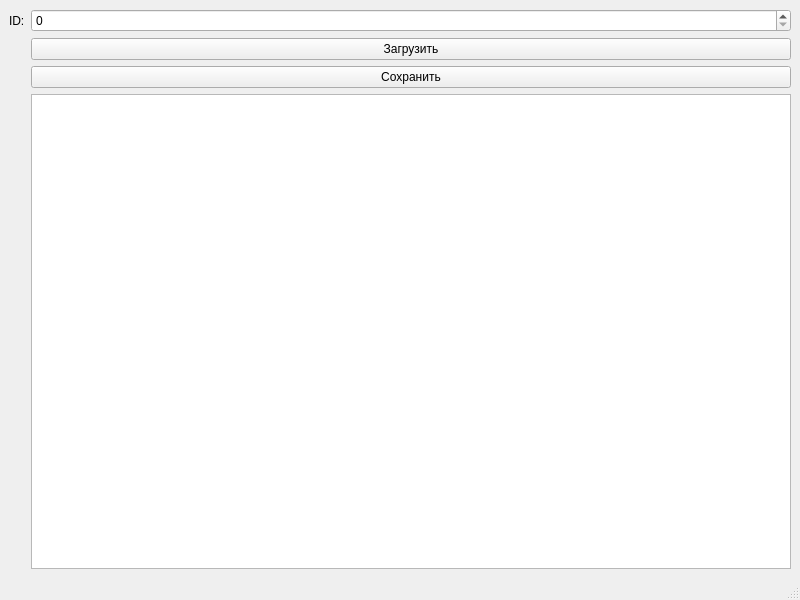
<?xml version="1.0" encoding="UTF-8"?>
<ui version="4.0">
 <class>MainWindow</class>
 <widget class="QMainWindow" name="MainWindow">
  <property name="geometry">
   <rect>
    <x>0</x>
    <y>0</y>
    <width>800</width>
    <height>600</height>
   </rect>
  </property>
  <property name="windowTitle">
   <string>MainWindow</string>
  </property>
  <widget class="QWidget" name="centralwidget">
   <layout class="QGridLayout" name="gridLayout">
    <item row="0" column="0">
     <widget class="QLabel" name="labelID">
      <property name="text">
       <string>ID:</string>
      </property>
     </widget>
    </item>
    <item row="0" column="1">
     <widget class="QSpinBox" name="spinBoxID"/>
    </item>
    <item row="2" column="1">
     <widget class="QPushButton" name="pushButtonSave">
      <property name="text">
       <string>Сохранить</string>
      </property>
     </widget>
    </item>
    <item row="3" column="1">
     <widget class="QTableWidget" name="tableWidget"/>
    </item>
    <item row="1" column="1">
     <widget class="QPushButton" name="pushButtonLoad">
      <property name="text">
       <string>Загрузить</string>
      </property>
     </widget>
    </item>
   </layout>
  </widget>
  <widget class="QStatusBar" name="statusBar"/>
 </widget>
 <resources/>
 <connections/>
</ui>
